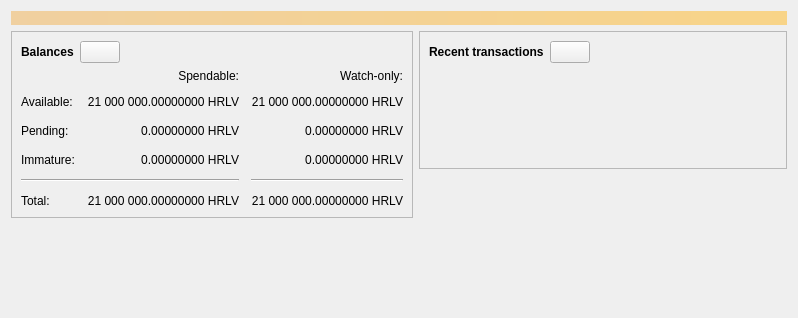
<?xml version="1.0" encoding="UTF-8"?>
<ui version="4.0">
 <class>OverviewPage</class>
 <widget class="QWidget" name="OverviewPage">
  <property name="geometry">
   <rect>
    <x>0</x>
    <y>0</y>
    <width>798</width>
    <height>318</height>
   </rect>
  </property>
  <property name="windowTitle">
   <string>Form</string>
  </property>
  <layout class="QVBoxLayout" name="topLayout">
   <item>
    <widget class="QLabel" name="labelAlerts">
     <property name="visible">
      <bool>false</bool>
     </property>
     <property name="styleSheet">
      <string notr="true">QLabel { background-color: qlineargradient(x1: 0, y1: 0, x2: 1, y2: 0, stop:0 #F0D0A0, stop:1 #F8D488); color:#000000; }</string>
     </property>
     <property name="wordWrap">
      <bool>true</bool>
     </property>
     <property name="margin">
      <number>3</number>
     </property>
     <property name="textInteractionFlags">
      <set>Qt::TextSelectableByMouse</set>
     </property>
    </widget>
   </item>
   <item>
    <layout class="QHBoxLayout" name="horizontalLayout" stretch="1,1">
     <item>
      <layout class="QVBoxLayout" name="verticalLayout_2">
       <item>
        <widget class="QFrame" name="frame">
         <property name="frameShape">
          <enum>QFrame::StyledPanel</enum>
         </property>
         <property name="frameShadow">
          <enum>QFrame::Raised</enum>
         </property>
         <layout class="QVBoxLayout" name="verticalLayout_4">
          <item>
           <layout class="QHBoxLayout" name="horizontalLayout_4">
            <item>
             <widget class="QLabel" name="label_5">
              <property name="font">
               <font>
                <weight>75</weight>
                <bold>true</bold>
               </font>
              </property>
              <property name="text">
               <string>Balances</string>
              </property>
             </widget>
            </item>
            <item>
             <widget class="QPushButton" name="labelWalletStatus">
              <property name="enabled">
               <bool>true</bool>
              </property>
              <property name="maximumSize">
               <size>
                <width>45</width>
                <height>16777215</height>
               </size>
              </property>
              <property name="toolTip">
               <string>The displayed information may be out of date. Your wallet automatically synchronizes with the hashvive network after a connection is established, but this process has not completed yet.</string>
              </property>
              <property name="text">
               <string/>
              </property>
              <property name="icon">
               <iconset resource="../hashvive.qrc">
                <normaloff>:/icons/warning</normaloff>
                <disabledoff>:/icons/warning</disabledoff>:/icons/warning</iconset>
              </property>
              <property name="iconSize">
               <size>
                <width>24</width>
                <height>24</height>
               </size>
              </property>
             </widget>
            </item>
            <item>
             <spacer name="horizontalSpacer_3">
              <property name="orientation">
               <enum>Qt::Horizontal</enum>
              </property>
              <property name="sizeHint" stdset="0">
               <size>
                <width>40</width>
                <height>20</height>
               </size>
              </property>
             </spacer>
            </item>
           </layout>
          </item>
          <item>
           <layout class="QGridLayout" name="gridLayout">
            <property name="spacing">
             <number>12</number>
            </property>
            <item row="2" column="2">
             <widget class="QLabel" name="labelWatchPending">
              <property name="cursor">
               <cursorShape>IBeamCursor</cursorShape>
              </property>
              <property name="toolTip">
               <string>Unconfirmed transactions to watch-only addresses</string>
              </property>
              <property name="text">
               <string notr="true">0.00000000 HRLV</string>
              </property>
              <property name="alignment">
               <set>Qt::AlignRight|Qt::AlignTrailing|Qt::AlignVCenter</set>
              </property>
              <property name="textInteractionFlags">
               <set>Qt::LinksAccessibleByMouse|Qt::TextSelectableByKeyboard|Qt::TextSelectableByMouse</set>
              </property>
             </widget>
            </item>
            <item row="2" column="1">
             <widget class="QLabel" name="labelUnconfirmed">
              <property name="cursor">
               <cursorShape>IBeamCursor</cursorShape>
              </property>
              <property name="toolTip">
               <string>Total of transactions that have yet to be confirmed, and do not yet count toward the spendable balance</string>
              </property>
              <property name="text">
               <string notr="true">0.00000000 HRLV</string>
              </property>
              <property name="alignment">
               <set>Qt::AlignRight|Qt::AlignTrailing|Qt::AlignVCenter</set>
              </property>
              <property name="textInteractionFlags">
               <set>Qt::LinksAccessibleByMouse|Qt::TextSelectableByKeyboard|Qt::TextSelectableByMouse</set>
              </property>
             </widget>
            </item>
            <item row="3" column="2">
             <widget class="QLabel" name="labelWatchImmature">
              <property name="cursor">
               <cursorShape>IBeamCursor</cursorShape>
              </property>
              <property name="toolTip">
               <string>Mined balance in watch-only addresses that has not yet matured</string>
              </property>
              <property name="text">
               <string notr="true">0.00000000 HRLV</string>
              </property>
              <property name="alignment">
               <set>Qt::AlignRight|Qt::AlignTrailing|Qt::AlignVCenter</set>
              </property>
              <property name="textInteractionFlags">
               <set>Qt::LinksAccessibleByMouse|Qt::TextSelectableByKeyboard|Qt::TextSelectableByMouse</set>
              </property>
             </widget>
            </item>
            <item row="4" column="0" colspan="2">
             <widget class="Line" name="line">
              <property name="orientation">
               <enum>Qt::Horizontal</enum>
              </property>
             </widget>
            </item>
            <item row="4" column="2">
             <widget class="Line" name="lineWatchBalance">
              <property name="sizePolicy">
               <sizepolicy hsizetype="Preferred" vsizetype="Fixed">
                <horstretch>0</horstretch>
                <verstretch>0</verstretch>
               </sizepolicy>
              </property>
              <property name="minimumSize">
               <size>
                <width>140</width>
                <height>0</height>
               </size>
              </property>
              <property name="orientation">
               <enum>Qt::Horizontal</enum>
              </property>
             </widget>
            </item>
            <item row="5" column="0">
             <widget class="QLabel" name="labelTotalText">
              <property name="text">
               <string>Total:</string>
              </property>
             </widget>
            </item>
            <item row="3" column="1">
             <widget class="QLabel" name="labelImmature">
              <property name="cursor">
               <cursorShape>IBeamCursor</cursorShape>
              </property>
              <property name="toolTip">
               <string>Mined balance that has not yet matured</string>
              </property>
              <property name="text">
               <string notr="true">0.00000000 HRLV</string>
              </property>
              <property name="alignment">
               <set>Qt::AlignRight|Qt::AlignTrailing|Qt::AlignVCenter</set>
              </property>
              <property name="textInteractionFlags">
               <set>Qt::LinksAccessibleByMouse|Qt::TextSelectableByKeyboard|Qt::TextSelectableByMouse</set>
              </property>
             </widget>
            </item>
            <item row="2" column="3">
             <spacer name="horizontalSpacer_2">
              <property name="orientation">
               <enum>Qt::Horizontal</enum>
              </property>
              <property name="sizeHint" stdset="0">
               <size>
                <width>40</width>
                <height>20</height>
               </size>
              </property>
             </spacer>
            </item>
            <item row="3" column="0">
             <widget class="QLabel" name="labelImmatureText">
              <property name="text">
               <string>Immature:</string>
              </property>
             </widget>
            </item>
            <item row="5" column="1">
             <widget class="QLabel" name="labelTotal">
              <property name="cursor">
               <cursorShape>IBeamCursor</cursorShape>
              </property>
              <property name="toolTip">
               <string>Your current total balance</string>
              </property>
              <property name="text">
               <string notr="true">21 000 000.00000000 HRLV</string>
              </property>
              <property name="alignment">
               <set>Qt::AlignRight|Qt::AlignTrailing|Qt::AlignVCenter</set>
              </property>
              <property name="textInteractionFlags">
               <set>Qt::LinksAccessibleByMouse|Qt::TextSelectableByKeyboard|Qt::TextSelectableByMouse</set>
              </property>
             </widget>
            </item>
            <item row="5" column="2">
             <widget class="QLabel" name="labelWatchTotal">
              <property name="cursor">
               <cursorShape>IBeamCursor</cursorShape>
              </property>
              <property name="toolTip">
               <string>Current total balance in watch-only addresses</string>
              </property>
              <property name="text">
               <string notr="true">21 000 000.00000000 HRLV</string>
              </property>
              <property name="alignment">
               <set>Qt::AlignRight|Qt::AlignTrailing|Qt::AlignVCenter</set>
              </property>
              <property name="textInteractionFlags">
               <set>Qt::LinksAccessibleByMouse|Qt::TextSelectableByKeyboard|Qt::TextSelectableByMouse</set>
              </property>
             </widget>
            </item>
            <item row="0" column="2">
             <widget class="QLabel" name="labelWatchonly">
              <property name="text">
               <string>Watch-only:</string>
              </property>
              <property name="alignment">
               <set>Qt::AlignRight|Qt::AlignTrailing|Qt::AlignVCenter</set>
              </property>
             </widget>
            </item>
            <item row="1" column="0">
             <widget class="QLabel" name="labelBalanceText">
              <property name="text">
               <string>Available:</string>
              </property>
             </widget>
            </item>
            <item row="1" column="1">
             <widget class="QLabel" name="labelBalance">
              <property name="cursor">
               <cursorShape>IBeamCursor</cursorShape>
              </property>
              <property name="toolTip">
               <string>Your current spendable balance</string>
              </property>
              <property name="text">
               <string notr="true">21 000 000.00000000 HRLV</string>
              </property>
              <property name="alignment">
               <set>Qt::AlignRight|Qt::AlignTrailing|Qt::AlignVCenter</set>
              </property>
              <property name="textInteractionFlags">
               <set>Qt::LinksAccessibleByMouse|Qt::TextSelectableByKeyboard|Qt::TextSelectableByMouse</set>
              </property>
             </widget>
            </item>
            <item row="1" column="2">
             <widget class="QLabel" name="labelWatchAvailable">
              <property name="cursor">
               <cursorShape>IBeamCursor</cursorShape>
              </property>
              <property name="toolTip">
               <string>Your current balance in watch-only addresses</string>
              </property>
              <property name="text">
               <string notr="true">21 000 000.00000000 HRLV</string>
              </property>
              <property name="alignment">
               <set>Qt::AlignRight|Qt::AlignTrailing|Qt::AlignVCenter</set>
              </property>
              <property name="textInteractionFlags">
               <set>Qt::LinksAccessibleByMouse|Qt::TextSelectableByKeyboard|Qt::TextSelectableByMouse</set>
              </property>
             </widget>
            </item>
            <item row="2" column="0">
             <widget class="QLabel" name="labelPendingText">
              <property name="text">
               <string>Pending:</string>
              </property>
             </widget>
            </item>
            <item row="0" column="1">
             <widget class="QLabel" name="labelSpendable">
              <property name="text">
               <string>Spendable:</string>
              </property>
              <property name="alignment">
               <set>Qt::AlignRight|Qt::AlignTrailing|Qt::AlignVCenter</set>
              </property>
             </widget>
            </item>
           </layout>
          </item>
         </layout>
        </widget>
       </item>
       <item>
        <spacer name="verticalSpacer">
         <property name="orientation">
          <enum>Qt::Vertical</enum>
         </property>
         <property name="sizeHint" stdset="0">
          <size>
           <width>20</width>
           <height>40</height>
          </size>
         </property>
        </spacer>
       </item>
      </layout>
     </item>
     <item>
      <layout class="QVBoxLayout" name="verticalLayout_3">
       <item>
        <widget class="QFrame" name="frame_2">
         <property name="frameShape">
          <enum>QFrame::StyledPanel</enum>
         </property>
         <property name="frameShadow">
          <enum>QFrame::Raised</enum>
         </property>
         <layout class="QVBoxLayout" name="verticalLayout">
          <item>
           <layout class="QHBoxLayout" name="horizontalLayout_2">
            <item>
             <widget class="QLabel" name="label_4">
              <property name="font">
               <font>
                <weight>75</weight>
                <bold>true</bold>
               </font>
              </property>
              <property name="text">
               <string>Recent transactions</string>
              </property>
             </widget>
            </item>
            <item>
             <widget class="QPushButton" name="labelTransactionsStatus">
              <property name="enabled">
               <bool>true</bool>
              </property>
              <property name="maximumSize">
               <size>
                <width>45</width>
                <height>16777215</height>
               </size>
              </property>
              <property name="toolTip">
               <string>The displayed information may be out of date. Your wallet automatically synchronizes with the hashvive network after a connection is established, but this process has not completed yet.</string>
              </property>
              <property name="text">
               <string/>
              </property>
              <property name="icon">
               <iconset resource="../hashvive.qrc">
                <normaloff>:/icons/warning</normaloff>
                <disabledoff>:/icons/warning</disabledoff>:/icons/warning</iconset>
              </property>
              <property name="iconSize">
               <size>
                <width>24</width>
                <height>24</height>
               </size>
              </property>
             </widget>
            </item>
            <item>
             <spacer name="horizontalSpacer">
              <property name="orientation">
               <enum>Qt::Horizontal</enum>
              </property>
              <property name="sizeHint" stdset="0">
               <size>
                <width>40</width>
                <height>20</height>
               </size>
              </property>
             </spacer>
            </item>
           </layout>
          </item>
          <item>
           <widget class="TransactionOverviewWidget" name="listTransactions">
            <property name="styleSheet">
             <string notr="true">QListView { background: transparent; }</string>
            </property>
            <property name="frameShape">
             <enum>QFrame::NoFrame</enum>
            </property>
            <property name="verticalScrollBarPolicy">
             <enum>Qt::ScrollBarAlwaysOff</enum>
            </property>
            <property name="horizontalScrollBarPolicy">
             <enum>Qt::ScrollBarAlwaysOff</enum>
            </property>
            <property name="sizeAdjustPolicy">
             <enum>QAbstractScrollArea::AdjustToContents</enum>
            </property>
            <property name="selectionMode">
             <enum>QAbstractItemView::NoSelection</enum>
            </property>
            <property name="uniformItemSizes">
             <bool>true</bool>
            </property>
           </widget>
          </item>
         </layout>
        </widget>
       </item>
       <item>
        <spacer name="verticalSpacer_2">
         <property name="orientation">
          <enum>Qt::Vertical</enum>
         </property>
         <property name="sizeHint" stdset="0">
          <size>
           <width>20</width>
           <height>40</height>
          </size>
         </property>
        </spacer>
       </item>
      </layout>
     </item>
    </layout>
   </item>
  </layout>
 </widget>
 <customwidgets>
  <customwidget>
   <class>TransactionOverviewWidget</class>
   <extends>QListView</extends>
   <header>qt/transactionoverviewwidget.h</header>
  </customwidget>
 </customwidgets>
 <resources/>
 <connections/>
</ui>
